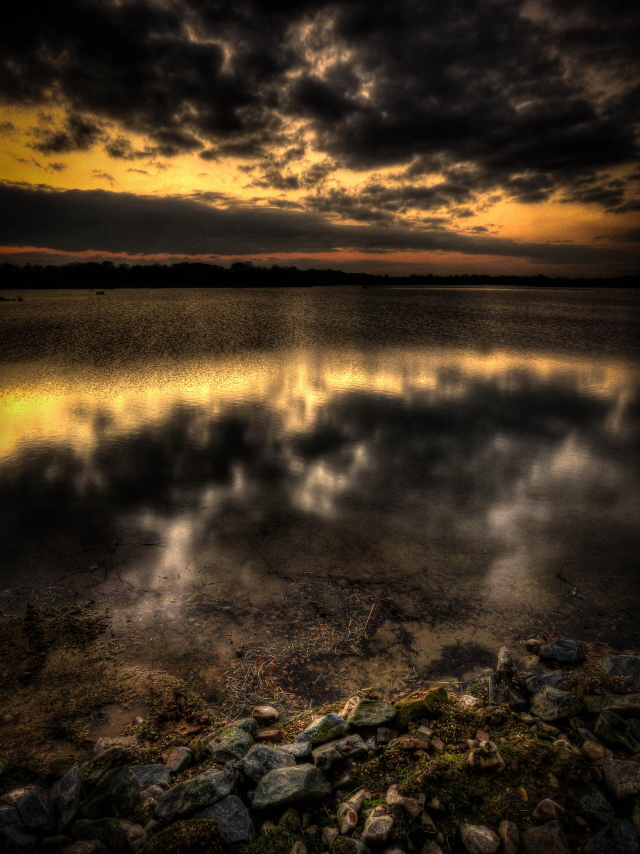
#> input picture prototype/environment/assets/img/sky_dusk_1.jpg, 1920 x 2560 px (shown at 1/3 size)
$ python build_assets.py
#> lines starting #> are read from the running program, lines starting #| are printed output that depends on the picture
"""Prepare the ENVIRONMENT prototype's image assets.

Sources are photographs from Wikimedia Commons (see assets/img/CREDITS.txt)
and CC0 cloud cutouts already in the project. Everything is graded and cut
to its exact final pixel size here, so the page never scales a large image
at runtime.
"""

import os
import shutil

from PIL import Image, ImageEnhance, ImageFilter

HERE = os.path.dirname(os.path.abspath(__file__))
IMG = os.path.join(HERE, "assets", "img")
CLOUDS_SRC = os.path.abspath(os.path.join(HERE, "..", "..", "assets", "clouds"))
CLOUDS_DST = os.path.join(HERE, "assets", "clouds")


def grade(im, *, cool=0.0, warm=0.0, lift=0.0, contrast=1.0, saturation=1.0,
          darken=1.0):
    """Push a photograph toward the plate's palette."""
    im = im.convert("RGB")
    if saturation != 1.0:
        im = ImageEnhance.Color(im).enhance(saturation)
    if contrast != 1.0:
        im = ImageEnhance.Contrast(im).enhance(contrast)
    r, g, b = im.split()
    if cool:
        b = b.point(lambda v: min(255, int(v * (1 + cool))))
        r = r.point(lambda v: int(v * (1 - cool * 0.5)))
    if warm:
        r = r.point(lambda v: min(255, int(v * (1 + warm))))
        b = b.point(lambda v: int(v * (1 - warm * 0.4)))
    im = Image.merge("RGB", (r, g, b))
    if lift:
        im = im.point(lambda v: int(v + lift * (255 - v) * 0.35))
    if darken != 1.0:
        im = ImageEnhance.Brightness(im).enhance(darken)
    return im


def cover(im, w, h, anchor=0.5):
    """Crop to exactly w x h, keeping the most interesting band."""
    src_ratio = im.width / im.height
    dst_ratio = w / h
    if src_ratio > dst_ratio:
        new_w = int(im.height * dst_ratio)
        left = int((im.width - new_w) * 0.5)
        im = im.crop((left, 0, left + new_w, im.height))
    else:
        new_h = int(im.width / dst_ratio)
        top = int((im.height - new_h) * anchor)
        im = im.crop((0, top, im.width, top + new_h))
    return im.resize((w, h), Image.LANCZOS)


def save(im, name, quality=88):
    path = os.path.join(IMG, name)
    im.save(path, quality=quality, method=6)
    print(f"  {name:26s} {im.size[0]}x{im.size[1]}  {os.path.getsize(path)//1024} KB")


def main():
    print("hero")
    # Native 1:1 crop of the sky band only. Letting cover() pick the window
    # dragged the muddy water reflection into frame, which read as noise
    # behind the temperature rather than atmosphere.
    hero = Image.open(os.path.join(IMG, "sky_dusk_1.jpg")).convert("RGB")
#> hero is the input picture: PIL image 1920x2560 RGB; mean R, G, B 62.5, 48.6, 31.9
    hero = hero.crop((240, 70, 1680, 1310))
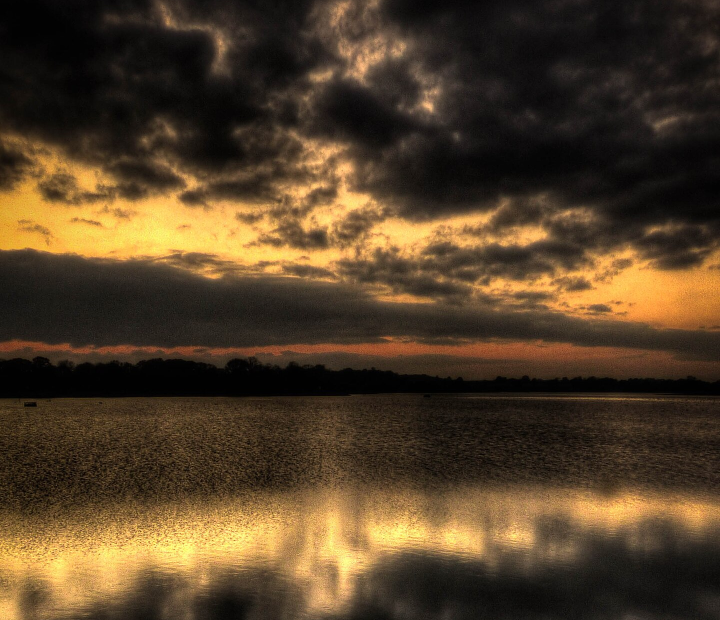
#> hero: PIL image 1440x1240 RGB (shown at 1/2 size); mean R, G, B 82.7, 63.5, 39.9
    hero = grade(hero, cool=0.06, contrast=1.10, saturation=0.96, darken=0.88)
#> in grade, `r, g, b = im.split()`:
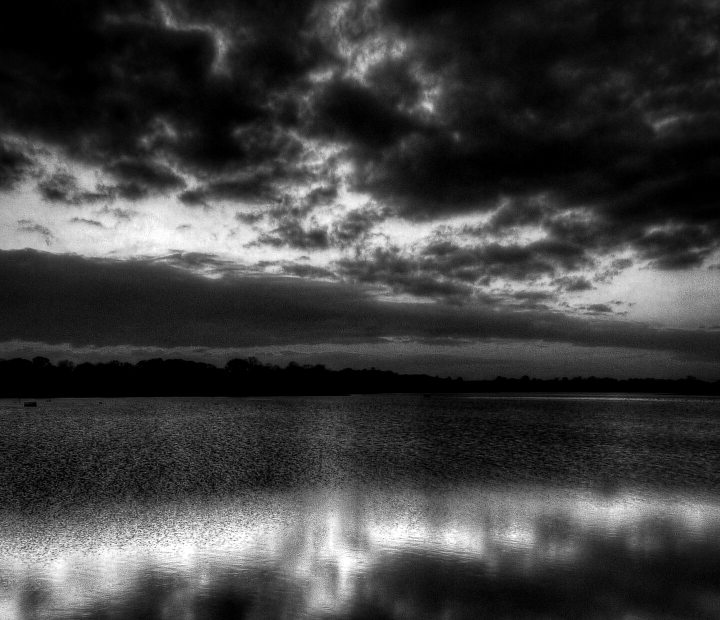
#> g: PIL image 1440x1240 L (shown at 1/2 size); min 0, max 255, mean 63
#> in grade, `r, g, b = im.split()`:
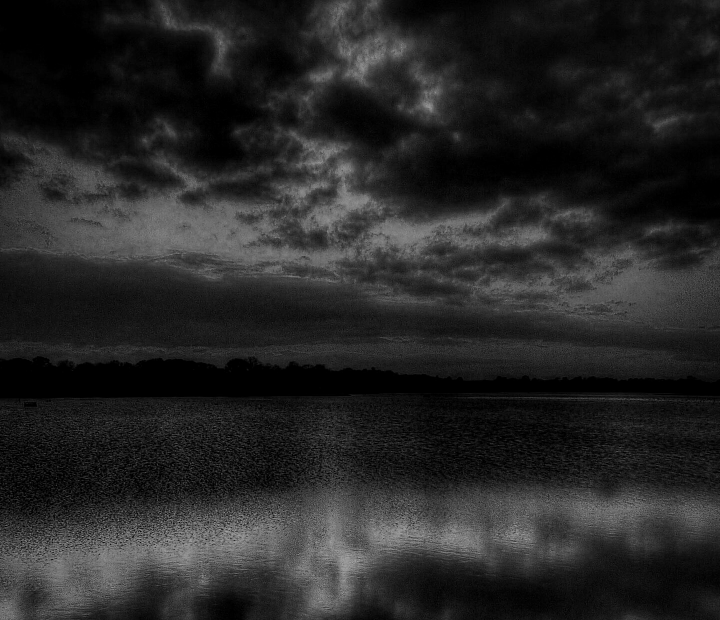
#> b: PIL image 1440x1240 L (shown at 1/2 size); min 0, max 195, mean 37.9
    save(hero, "hero-dusk.webp")
#|   hero-dusk.webp             1440x1240  302 KB

    print("outlook thumbnails")
    plan = [
        ("sky_dusk_1.jpg", "day-0.webp", dict(warm=0.10, contrast=1.06, saturation=0.95, darken=0.92)),
        ("sky_cumulus_0.jpg", "day-1.webp", dict(cool=0.12, contrast=1.10, saturation=0.80, darken=0.88)),
        ("tex_rain_1.jpg", "day-2.webp", dict(cool=0.16, contrast=1.04, saturation=0.55, darken=0.74)),
        ("cand_c.jpg", "day-3.webp", dict(cool=0.14, contrast=1.05, saturation=0.78, darken=0.80)),
    ]
    for src, out, g in plan:
        im = Image.open(os.path.join(IMG, src))
        im = cover(im, 300, 380, anchor=0.32)
        save(grade(im, **g), out)
#> call 2 of grade, with cool = 0, warm = 0.1, lift = 0, contrast = 1.06, saturation = 0.95, darken = 0.92
#> in grade (call 2), `r, g, b = im.split()`:
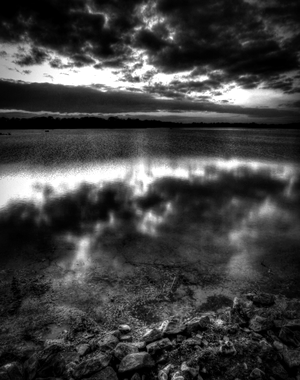
#> r: PIL image 300x380 L; min 0, max 255, mean 63.7
#> in grade (call 2), `r, g, b = im.split()`:
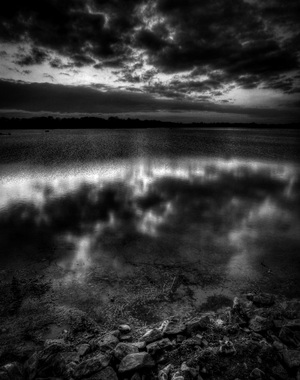
#> g: PIL image 300x380 L; min 0, max 255, mean 49.6
#> in grade (call 2), `r, g, b = im.split()`:
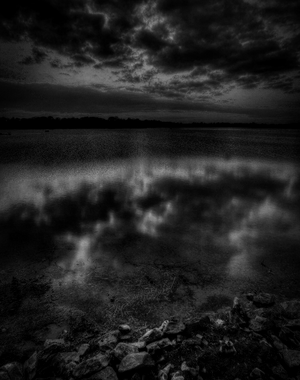
#> b: PIL image 300x380 L; min 0, max 169, mean 31.9
#> in grade (call 2), `im = Image.merge("RGB", (r, g, b))`:
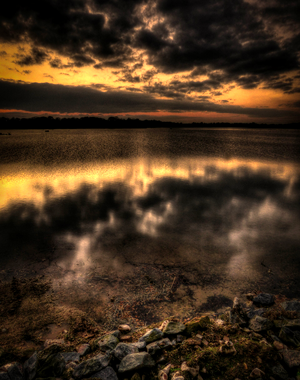
#> im: PIL image 300x380 RGB; mean R, G, B 68.8, 49.6, 30.2
#|   day-0.webp                 300x380  25 KB
#> pass 2 of the loop in main, `for src, out, g in plan:`:
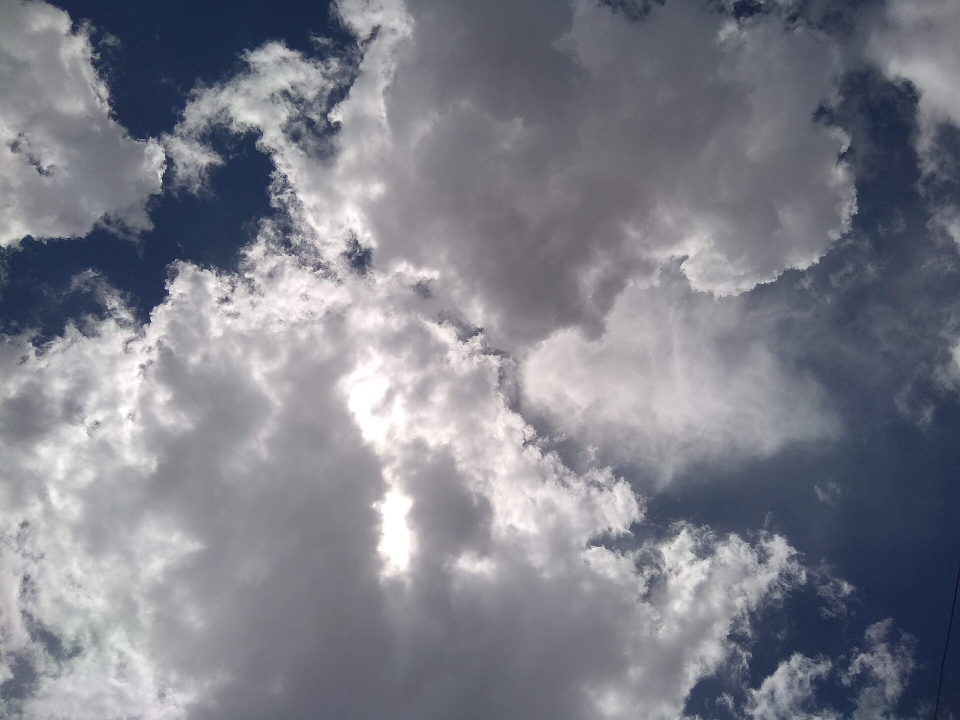
#> input picture prototype/environment/assets/img/sky_cumulus_0.jpg, 1920 x 1440 px (shown at 1/2 size)
#> in main, im is the input picture: PIL image 1920x1440 RGB; mean R, G, B 125.7, 127.4, 137.2
#> in grade (call 3), `b = b.point(lambda v: min(255, int(v * (1 + cool))))`:
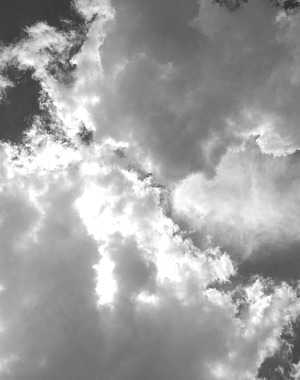
#> b: PIL image 300x380 L; min 42, max 255, mean 160.8
#> in grade (call 3), `im = ImageEnhance.Brightness(im).enhance(darken)`:
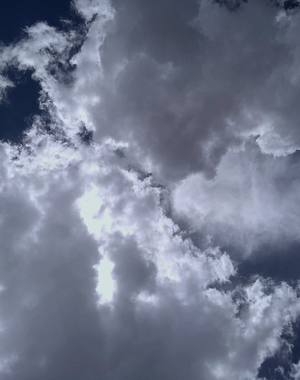
#> im: PIL image 300x380 RGB; mean R, G, B 113.7, 121, 141
#|   day-1.webp                 300x380  12 KB

    print("grain tile")
    import random
    random.seed(7)
    n = 220
    noise = Image.new("L", (n, n))
    noise.putdata([random.randint(96, 160) for _ in range(n * n)])
    noise = noise.filter(ImageFilter.GaussianBlur(0.35))
    tile = Image.new("RGBA", (n, n))
    tile.putdata([(v, v, v, 255) for v in noise.getdata()])
    tile.save(os.path.join(IMG, "grain.webp"), quality=70, method=6)
    print(f"  grain.webp                 {n}x{n}  "
          f"{os.path.getsize(os.path.join(IMG,'grain.webp'))//1024} KB")

    print("cloud cutouts (CC0, Kenney)")
    os.makedirs(CLOUDS_DST, exist_ok=True)
    picks = sorted(f for f in os.listdir(CLOUDS_SRC) if f.endswith(".png"))[:4]
    for i, name in enumerate(picks):
        im = Image.open(os.path.join(CLOUDS_SRC, name)).convert("RGBA")
        im = im.resize((980, int(980 * im.height / im.width)), Image.LANCZOS)
        px = im.load()
        for y in range(im.height):
            for x in range(im.width):
                r, g, b, a = px[x, y]
                px[x, y] = (214, 224, 238, int(a * 0.72))
        out = os.path.join(CLOUDS_DST, f"puff-{i}.webp")
        im.save(out, quality=82, method=6)
        print(f"  puff-{i}.webp               {im.size[0]}x{im.size[1]}  "
              f"{os.path.getsize(out)//1024} KB")
    shutil.copy(os.path.join(CLOUDS_SRC, "LICENSE.txt"),
                os.path.join(CLOUDS_DST, "LICENSE.txt"))


if __name__ == "__main__":
#> (the run stopped early here; a loop or call above may not have finished)
